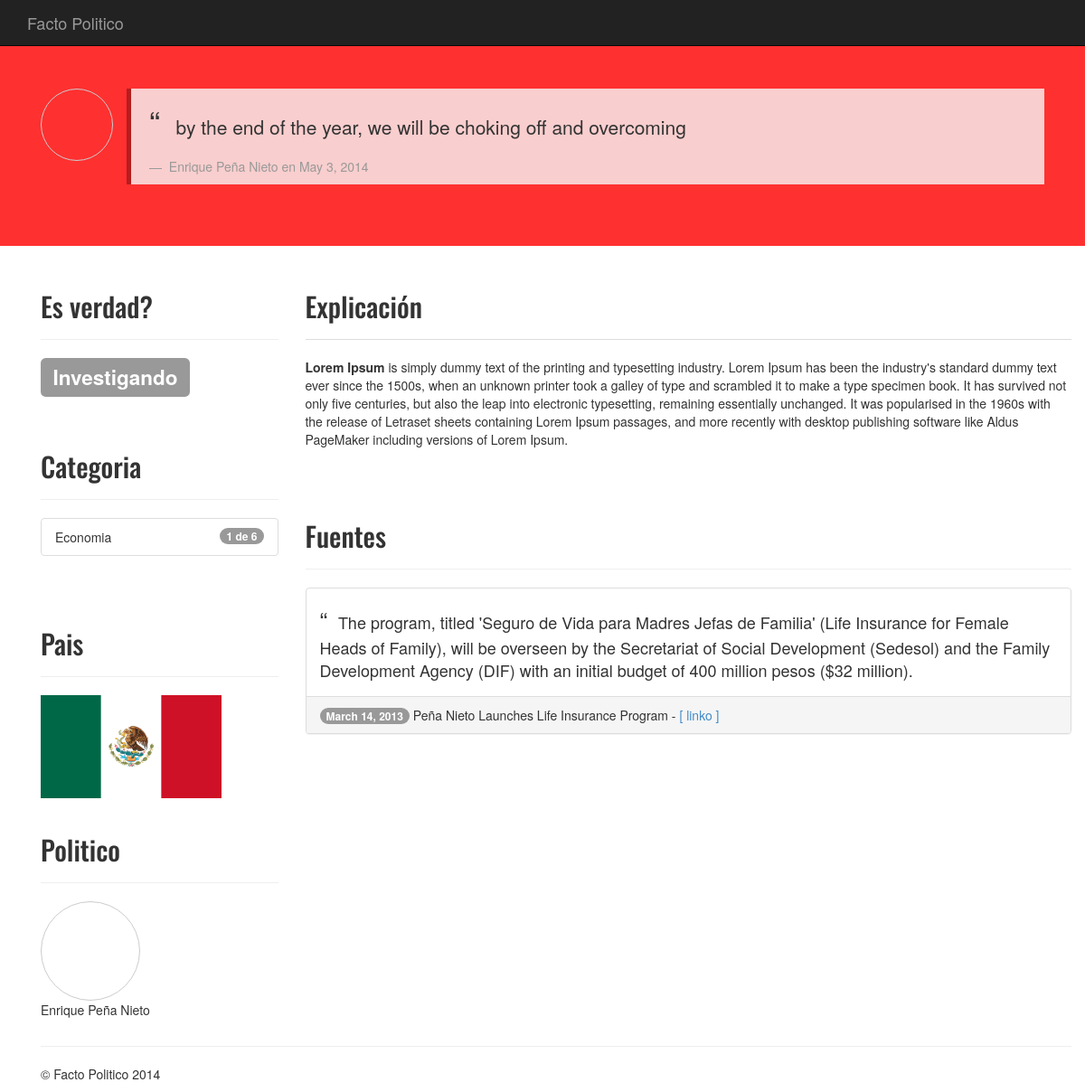
Before: /people/enrique-pena-nieto/facts/maduro-dinero3/ with the older database file.
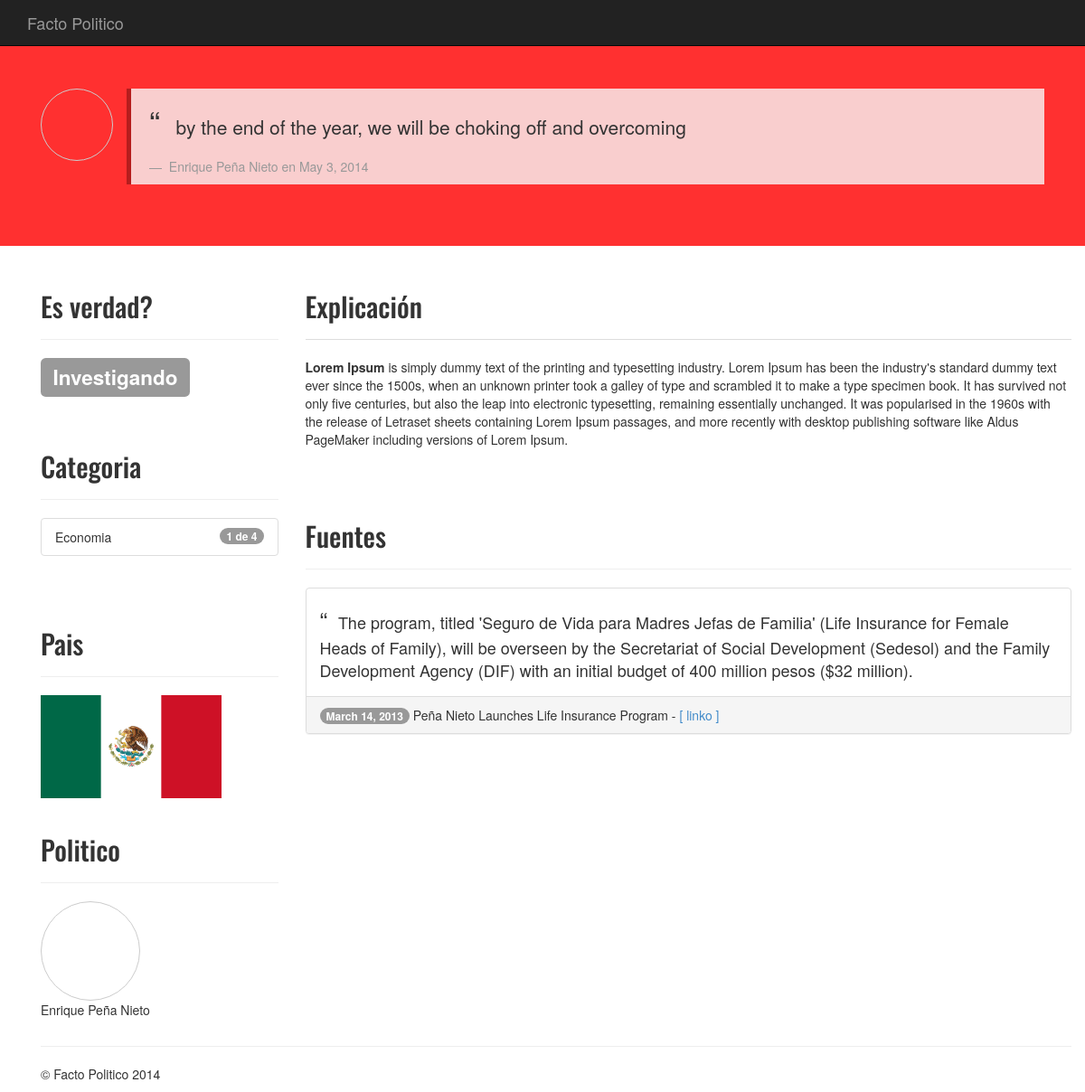
After: the same page with the newer database file.
### facto/models.py (models this page shows, shortened)
class Fact(models.Model):
    STATUS = (
        ('investigating', 'Investigando'),
        ('almost-true', 'Casi Verdad'),
        ('true', 'Verdad'),
        ('half-true', 'Media Verdad'),
        ('mostly-false', 'Medio Falso'),
        ('false', 'Falso!'),
    )
    title = models.CharField(max_length=255, blank=False)
    quote = models.TextField(blank=False)
    image_url = models.URLField(max_length=255, blank=True)
    video = models.TextField(blank=True) # embed code
    content = models.TextField(blank=False)
    status = models.CharField(max_length=255, choices=STATUS, blank=True, default=STATUS[0][0])
    user = models.ForeignKey(User, blank=True, null=True)
    person = models.ForeignKey(Person, related_name='person')
    category = models.ForeignKey(Category, related_name='category')
    slug = models.SlugField(max_length=255, blank=False)
    created_at = models.DateTimeField(auto_now_add=True, auto_now=False, blank=False, null=False)
    updated_at = models.DateTimeField(auto_now_add=True, auto_now=True, blank=False, null=False)
    def status_css_class(self):
        if self.status == 'investigating':
            return 'default'
        elif self.status == 'false':
            return 'danger'
        elif self.status == 'mostly-false':
            return 'danger'
        elif self.status == 'half-true':
            return 'primary'
        elif self.status == 'almost-true':
            return 'info'
        elif self.status == 'true':
            return 'success'

class Person(models.Model):
    name = models.CharField(max_length=255, blank=False)
    title = models.CharField(max_length=255, blank=False)
    profile_pic_url = models.URLField(max_length=255, blank=True)
    country = models.ForeignKey(Country, related_name='country')
    slug = models.SlugField(max_length=255, blank=False)
    created_at = models.DateTimeField(auto_now_add=True, auto_now=False, blank=False, null=False)
    updated_at = models.DateTimeField(auto_now_add=True, auto_now=True, blank=False, null=False)

class Category(models.Model):
    title = models.CharField(max_length=255, blank=False)
    slug = models.SlugField(max_length=255, blank=False)
    created_at = models.DateTimeField(auto_now_add=True, auto_now=False, blank=False, null=False)
    updated_at = models.DateTimeField(auto_now_add=True, auto_now=True, blank=False, null=False)
    def facts(self):
        return Fact.objects.filter(category=self)
    def facts_count(self):
        return self.facts().count()

class Country(models.Model):
    name = models.CharField(max_length=255, blank=False)
    picture_url = models.URLField(max_length=255, blank=True)
    slug = models.SlugField(max_length=255, blank=False)
    created_at = models.DateTimeField(auto_now_add=True, auto_now=False, blank=False, null=False)
    updated_at = models.DateTimeField(auto_now_add=True, auto_now=True, blank=False, null=False)

### facto/views.py (the view)
# urls.py: url(r'^people/(?P<people_slug>[\w-]+)/facts/(?P<fact_slug>[\w-]+)/$', 'facto.views.get_fact', name='get_fact'),
def get_fact(request, people_slug, fact_slug):
    fact = get_object_or_404(Fact, slug=fact_slug, person__slug=people_slug)
    return render_to_response('get_fact.html', locals(), context_instance=RequestContext(request))

### facto/templates/get_fact.html (shortened to what this page needs)
{% extends "base.html" %}
{% load staticfiles %}
  {% block jumbotron %}
		<div class="jumbotron" style="background-color:#FF3030;color: #fff;">
			<div class="container">
				<div class="row">
					<div class="col-md-1">
            <div class="quote-head {{ fact.person.country.slug }}"></div>
					</div>
					<div class="col-md-11">
						<blockquote style="margin-top:0px;background-color:#F9CECE;color:#333;border-left: 5px solid #B51D1D;">
							<p>
              <span style="font-size: 36px;">&ldquo;</span> &nbsp; {{ fact.quote }}
							</p>
							<footer>
                {{ fact.person.name }} en <cite title="Source Title">{{ fact.created_at|date }} </cite>{% if fact.source %} ( <a href="{{ fact.source.url }}">{{ fact.source.title }}</a> ){% endif %}
							</footer>
						</blockquote>
					</div>
				</div>
			</div>
		</div>
  {% endblock %}
  {% block content %}
		<div class="container">
			<div class="row">
				<div class="col-md-3">
					<h2 class="oswald">Es verdad?</h3>
					<hr/>
          <h2><span class="label label-{{ fact.status_css_class }}">{{ fact.get_status_display }}</span></h2>
					<br/>
					<br/>
					<h2 class="oswald">Categoria</h3>
					<hr/>
					<ul class="list-group">
					  <li class="list-group-item">
            <span class="badge">1 de {{ fact.category.facts_count }}</span>
              {{ fact.category.title }}
					  </li>
					</ul>
					<br/>
					<br/>
					<h2 class="oswald">Pais</h3>
					<hr/>
          <img src="{{ fact.person.country.picture_url }}" />
					<br/>
					<br/>
					<h2 class="oswald">Politico</h3>
					<hr/>
					<div class="text-left">
            <div class="person {{ fact.person.country.slug }}"></div>
            <p>{{ fact.person.name }}</p>
					</div>
				</div>
				<div class="col-md-9">
					<h2 class="oswald">Explicación</h2>
					<hr style="border-top-color:#ddd !important;"/>
          {{ fact.content|safe }}
          <br><br>
					<br/>
					<br/>
					<h2 class="oswald">Fuentes</h2>
					<hr/>
					<div class="panel panel-default">
						<div class="panel-body">
							<span style="font-size: 26px;">&ldquo;</span> &nbsp;
							<span style="font-size: 18px;">The program, titled 'Seguro de Vida para Madres Jefas de Familia' (Life Insurance for Female Heads of Family), will be overseen by the Secretariat of Social Development (Sedesol) and the Family Development Agency (DIF) with an initial budget of 400 million pesos ($32 million).</span>
						</div>
						<div class="panel-footer">
							<span class="badge">March 14, 2013</span>
							Peña Nieto Launches Life Insurance Program - <a href="http://americasquarterly.org/content/pe%C3%B1a-nieto-launches-life-insurance-program">[ linko ]</a>
						</div>
					</div>
				</div>
			</div>
    {% endblock %}

### templates/base.html (shortened to what this page needs)
{% load staticfiles %}
<!DOCTYPE html>
<html lang="en">
	<head>
		<link href="{% static "css/bootstrap.min.css" %}" rel="stylesheet">
	</head>
	<body style="padding-top: 50px;">
		<div class="navbar navbar-inverse navbar-fixed-top" role="navigation">
			<div class="container">
				<div class="navbar-header">
          <a class="navbar-brand" href="/">Facto Politico</a>
				</div>
			</div>
		</div>
    {% block jumbotron %}
    {% endblock %}
    <div class="container">
      {% block content %}
      {% endblock %}
      {% block footer %}
        <hr>
        <footer>
          <p>&copy; Facto Politico 2014</p>
        </footer>
      {% endblock %}
    </div>
	</body>
</html>

Changed rows visible on the page:
changed Fact "Investigando": category.facts_count "6" → "4"
